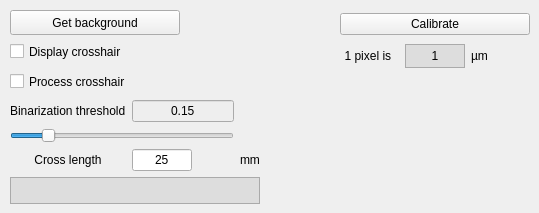
    <widget class="QWidget" name="CALIBRATION">
     <attribute name="title">
      <string>Calibration</string>
     </attribute>
     <widget class="QCheckBox" name="DISPLAY_CROSSHAIR">
      <property name="geometry">
       <rect>
        <x>10</x>
        <y>40</y>
        <width>151</width>
        <height>23</height>
       </rect>
      </property>
      <property name="text">
       <string>Display crosshair</string>
      </property>
     </widget>
     <widget class="QPushButton" name="BACKGROUND_CALIBRATION">
      <property name="geometry">
       <rect>
        <x>10</x>
        <y>10</y>
        <width>170</width>
        <height>25</height>
       </rect>
      </property>
      <property name="text">
       <string>Get background</string>
      </property>
     </widget>
     <widget class="QWidget" name="gridLayoutWidget_7">
      <property name="geometry">
       <rect>
        <x>340</x>
        <y>10</y>
        <width>190</width>
        <height>61</height>
       </rect>
      </property>
      <layout class="QGridLayout" name="gridLayout_7">
       <item row="2" column="0">
        <widget class="QLabel" name="PIX2MM_LABEL">
         <property name="text">
          <string>1 pixel is </string>
         </property>
         <property name="alignment">
          <set>Qt::AlignCenter</set>
         </property>
        </widget>
       </item>
       <item row="2" column="2">
        <widget class="QLabel" name="PIX2MM_UNIT">
         <property name="text">
          <string>µm</string>
         </property>
        </widget>
       </item>
       <item row="2" column="1">
        <widget class="QLabel" name="PIX2MM">
         <property name="minimumSize">
          <size>
           <width>60</width>
           <height>20</height>
          </size>
         </property>
         <property name="maximumSize">
          <size>
           <width>60</width>
           <height>24</height>
          </size>
         </property>
         <property name="styleSheet">
          <string notr="true">background: #ddd;</string>
         </property>
         <property name="frameShape">
          <enum>QFrame::StyledPanel</enum>
         </property>
         <property name="text">
          <string>1</string>
         </property>
         <property name="alignment">
          <set>Qt::AlignCenter</set>
         </property>
        </widget>
       </item>
       <item row="1" column="0" colspan="3">
        <widget class="QPushButton" name="CALIBRATE">
         <property name="text">
          <string>Calibrate</string>
         </property>
        </widget>
       </item>
      </layout>
     </widget>
     <widget class="QCheckBox" name="PROCESS_CALIBRATION">
      <property name="geometry">
       <rect>
        <x>10</x>
        <y>70</y>
        <width>151</width>
        <height>23</height>
       </rect>
      </property>
      <property name="text">
       <string>Process crosshair</string>
      </property>
     </widget>
     <widget class="QWidget" name="gridLayoutWidget_8">
      <property name="geometry">
       <rect>
        <x>10</x>
        <y>100</y>
        <width>250</width>
        <height>104</height>
       </rect>
      </property>
      <layout class="QGridLayout" name="gridLayout_8">
       <item row="2" column="2">
        <widget class="QLabel" name="CROSS_LENGTH_UNIT">
         <property name="text">
          <string>mm</string>
         </property>
        </widget>
       </item>
       <item row="1" column="0" colspan="2">
        <widget class="QSlider" name="THRESH_CH_SLIDER">
         <property name="maximum">
          <number>1000</number>
         </property>
         <property name="singleStep">
          <number>1</number>
         </property>
         <property name="value">
          <number>150</number>
         </property>
         <property name="orientation">
          <enum>Qt::Horizontal</enum>
         </property>
        </widget>
       </item>
       <item row="2" column="0">
        <widget class="QLabel" name="CROSS_LENGTH_LABEL">
         <property name="text">
          <string>Cross length</string>
         </property>
         <property name="alignment">
          <set>Qt::AlignCenter</set>
         </property>
        </widget>
       </item>
       <item row="2" column="1">
        <widget class="QLineEdit" name="CROSS_LENGTH">
         <property name="maximumSize">
          <size>
           <width>60</width>
           <height>16777215</height>
          </size>
         </property>
         <property name="text">
          <string>25</string>
         </property>
         <property name="alignment">
          <set>Qt::AlignCenter</set>
         </property>
        </widget>
       </item>
       <item row="0" column="0">
        <widget class="QLabel" name="LABEL_THRESH_CH">
         <property name="text">
          <string>Binarization threshold</string>
         </property>
        </widget>
       </item>
       <item row="0" column="1">
        <widget class="QLineEdit" name="THRESH_CH">
         <property name="enabled">
          <bool>true</bool>
         </property>
         <property name="styleSheet">
          <string notr="true">background:#eee;</string>
         </property>
         <property name="text">
          <string>0.15</string>
         </property>
         <property name="alignment">
          <set>Qt::AlignCenter</set>
         </property>
        </widget>
       </item>
       <item row="3" column="0" colspan="3">
        <widget class="QLabel" name="CALIBRATION_PROCESS_STATE">
         <property name="styleSheet">
          <string notr="true">background: #ddd;</string>
         </property>
         <property name="frameShape">
          <enum>QFrame::StyledPanel</enum>
         </property>
         <property name="text">
          <string/>
         </property>
         <property name="alignment">
          <set>Qt::AlignCenter</set>
         </property>
        </widget>
       </item>
      </layout>
     </widget>
    </widget>
